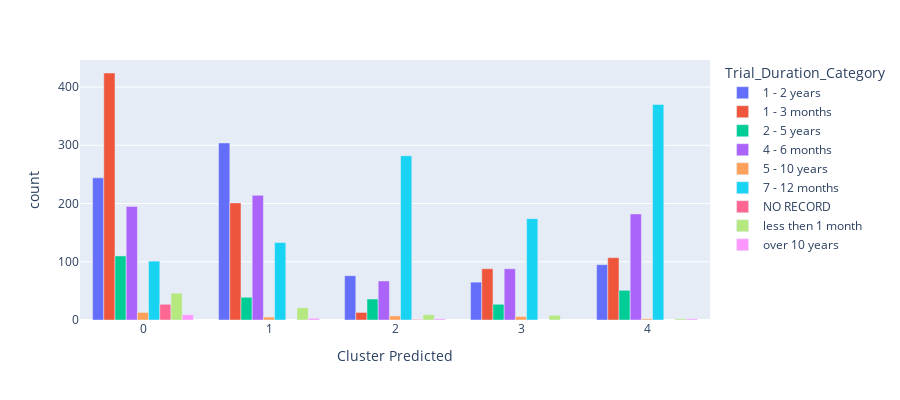

Here is the notebook cell this chart was saved with:
### Code cell
px.bar(dfm , x="Cluster Predicted", y="count", color=col,barmode='group',height=400)

### Figure 1 — Plotly figure (JSON) as saved in the notebook; plotly's stock layout.template omitted (floating-point values rounded to 4 significant figures)
{"data": [{"alignmentgroup": "True", "hovertemplate": "Trial_Duration_Category=1 - 2 years<br>Cluster Predicted=%{x}<br>count=%{y}<extra></extra>", "legendgroup": "1 - 2 years", "marker": {"color": "#636efa"}, "name": "1 - 2 years", "offsetgroup": "1 - 2 years", "orientation": "v", "showlegend": true, "textposition": "auto", "type": "bar", "x": [0, 1, 2, 3, 4], "xaxis": "x", "y": [244, 304, 76, 65, 95], "yaxis": "y"}, {"alignmentgroup": "True", "hovertemplate": "Trial_Duration_Category=1 - 3 months<br>Cluster Predicted=%{x}<br>count=%{y}<extra></extra>", "legendgroup": "1 - 3 months", "marker": {"color": "#EF553B"}, "name": "1 - 3 months", "offsetgroup": "1 - 3 months", "orientation": "v", "showlegend": true, "textposition": "auto", "type": "bar", "x": [0, 1, 2, 3, 4], "xaxis": "x", "y": [424, 201, 13, 88, 107], "yaxis": "y"}, {"alignmentgroup": "True", "hovertemplate": "Trial_Duration_Category=2 - 5 years<br>Cluster Predicted=%{x}<br>count=%{y}<extra></extra>", "legendgroup": "2 - 5 years", "marker": {"color": "#00cc96"}, "name": "2 - 5 years", "offsetgroup": "2 - 5 years", "orientation": "v", "showlegend": true, "textposition": "auto", "type": "bar", "x": [0, 1, 2, 3, 4], "xaxis": "x", "y": [110, 39, 36, 27, 51], "yaxis": "y"}, {"alignmentgroup": "True", "hovertemplate": "Trial_Duration_Category=4 - 6 months<br>Cluster Predicted=%{x}<br>count=%{y}<extra></extra>", "legendgroup": "4 - 6 months", "marker": {"color": "#ab63fa"}, "name": "4 - 6 months", "offsetgroup": "4 - 6 months", "orientation": "v", "showlegend": true, "textposition": "auto", "type": "bar", "x": [0, 1, 2, 3, 4], "xaxis": "x", "y": [195, 214, 67, 88, 182], "yaxis": "y"}, {"alignmentgroup": "True", "hovertemplate": "Trial_Duration_Category=5 - 10 years<br>Cluster Predicted=%{x}<br>count=%{y}<extra></extra>", "legendgroup": "5 - 10 years", "marker": {"color": "#FFA15A"}, "name": "5 - 10 years", "offsetgroup": "5 - 10 years", "orientation": "v", "showlegend": true, "textposition": "auto", "type": "bar", "x": [0, 1, 2, 3, 4], "xaxis": "x", "y": [13, 5, 7, 6, 2], "yaxis": "y"}, {"alignmentgroup": "True", "hovertemplate": "Trial_Duration_Category=7 - 12 months<br>Cluster Predicted=%{x}<br>count=%{y}<extra></extra>", "legendgroup": "7 - 12 months", "marker": {"color": "#19d3f3"}, "name": "7 - 12 months", "offsetgroup": "7 - 12 months", "orientation": "v", "showlegend": true, "textposition": "auto", "type": "bar", "x": [0, 1, 2, 3, 4], "xaxis": "x", "y": [101, 133, 282, 174, 370], "yaxis": "y"}, {"alignmentgroup": "True", "hovertemplate": "Trial_Duration_Category=NO RECORD<br>Cluster Predicted=%{x}<br>count=%{y}<extra></extra>", "legendgroup": "NO RECORD", "marker": {"color": "#FF6692"}, "name": "NO RECORD", "offsetgroup": "NO RECORD", "orientation": "v", "showlegend": true, "textposition": "auto", "type": "bar", "x": [0, 2], "xaxis": "x", "y": [27, 1], "yaxis": "y"}, {"alignmentgroup": "True", "hovertemplate": "Trial_Duration_Category=less then 1 month<br>Cluster Predicted=%{x}<br>count=%{y}<extra></extra>", "legendgroup": "less then 1 month", "marker": {"color": "#B6E880"}, "name": "less then 1 month", "offsetgroup": "less then 1 month", "orientation": "v", "showlegend": true, "textposition": "auto", "type": "bar", "x": [0, 1, 2, 3, 4], "xaxis": "x", "y": [46, 21, 9, 8, 2], "yaxis": "y"}, {"alignmentgroup": "True", "hovertemplate": "Trial_Duration_Category=over 10 years<br>Cluster Predicted=%{x}<br>count=%{y}<extra></extra>", "legendgroup": "over 10 years", "marker": {"color": "#FF97FF"}, "name": "over 10 years", "offsetgroup": "over 10 years", "orientation": "v", "showlegend": true, "textposition": "auto", "type": "bar", "x": [0, 1, 2, 4], "xaxis": "x", "y": [9, 3, 2, 2], "yaxis": "y"}], "layout": {"barmode": "group", "height": 400, "legend": {"title": {"text": "Trial_Duration_Category"}, "tracegroupgap": 0}, "margin": {"t": 60}, "xaxis": {"anchor": "y", "domain": [0, 1], "title": {"text": "Cluster Predicted"}}, "yaxis": {"anchor": "x", "domain": [0, 1], "title": {"text": "count"}}}}
